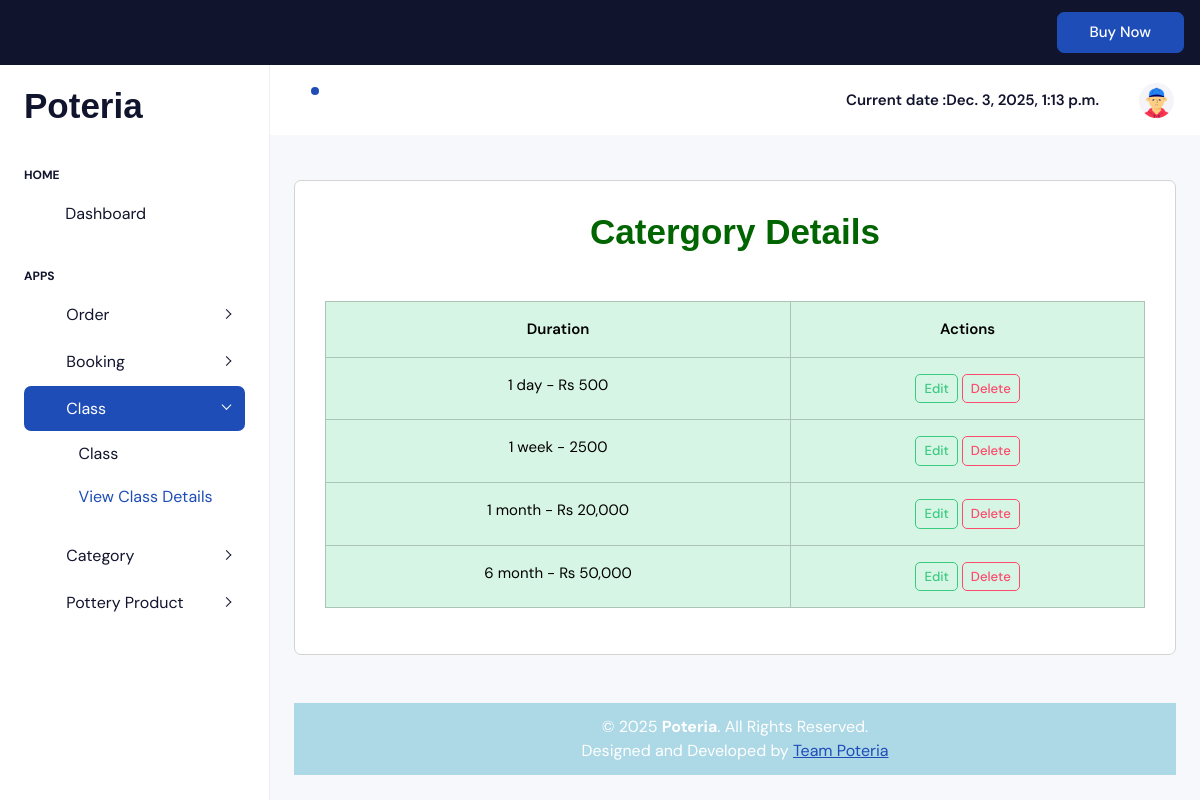
The app's page /PoteriaAdmin/displaycatergory/ with its own data.
### Myapp/models.py (models this page shows, shortened)
class catergorydb(models.Model):
    Duration=models.CharField(max_length=30,null=True,blank=True)

### Myapp/views.py (the view)
# urls.py: path('displaycatergory/', views.displaycatergory, name="displaycatergory"),
def displaycatergory(request):
    date = datetime.datetime.now()
    data=catergorydb.objects.all()
    return render(request,"displaycategory.html",{'data':data,'date':date})

### Myapp/templates/displaycategory.html (shortened to what this page needs)
<!DOCTYPE html>
<html lang="en">
{% extends 'index.html' %}
{% load static %}
{% block content %}
<head>
</head>
<body>
<div class="container-fluid" style="margin:0px; padding:0px;">
  <div class="card mb-5 " style="width:auto; margin:auto; border:1px solid lightgrey; height:auto;">
    <div class="card-body">
      <h1 class="text-center mb-5" style="color:darkgreen; font-size:35px; font-weight:bold; font-family:Arial;">
        Catergory Details
      </h1>
 <div class="table-responsive">
      <table class="table table-bordered table-hover table-success">
        <thead class="table-success text-center">
          <tr>
            <th>Duration</th>
            <th>Actions</th>
          </tr>
        </thead>
        <tbody class="text-center">
          {% for i in data %}
          <tr>
            <td>{{i.Duration}}</td>
            <td>
              <a href="{% url 'editcatergory' c_id=i.id %}">
                <button type="button" class="btn btn-outline-success btn-sm">Edit</button>
              </a>
              <a href="{% url 'deletecatergory' c_id=i.id %}">
                <button type="button" class="btn btn-outline-danger btn-sm">Delete</button>
              </a>
            </td>
          </tr>
        {% endfor %}
        </tbody>
      </table>
 </div>
    </div>
  </div>
</div>
</body>
</html>
{% endblock %}

### records on screen
catergorydb: Duration "1 day - Rs 500"
catergorydb: Duration "1 week - 2500"
catergorydb: Duration "1 month - Rs 20,000"
catergorydb: Duration "6 month - Rs 50,000"

### other values on screen
{{ date }} "Dec. 3, 2025, 1:13 p.m."
